Frame 1 (no input): blank canvas, image omitted
Frame 60 (no input): blank canvas, image omitted
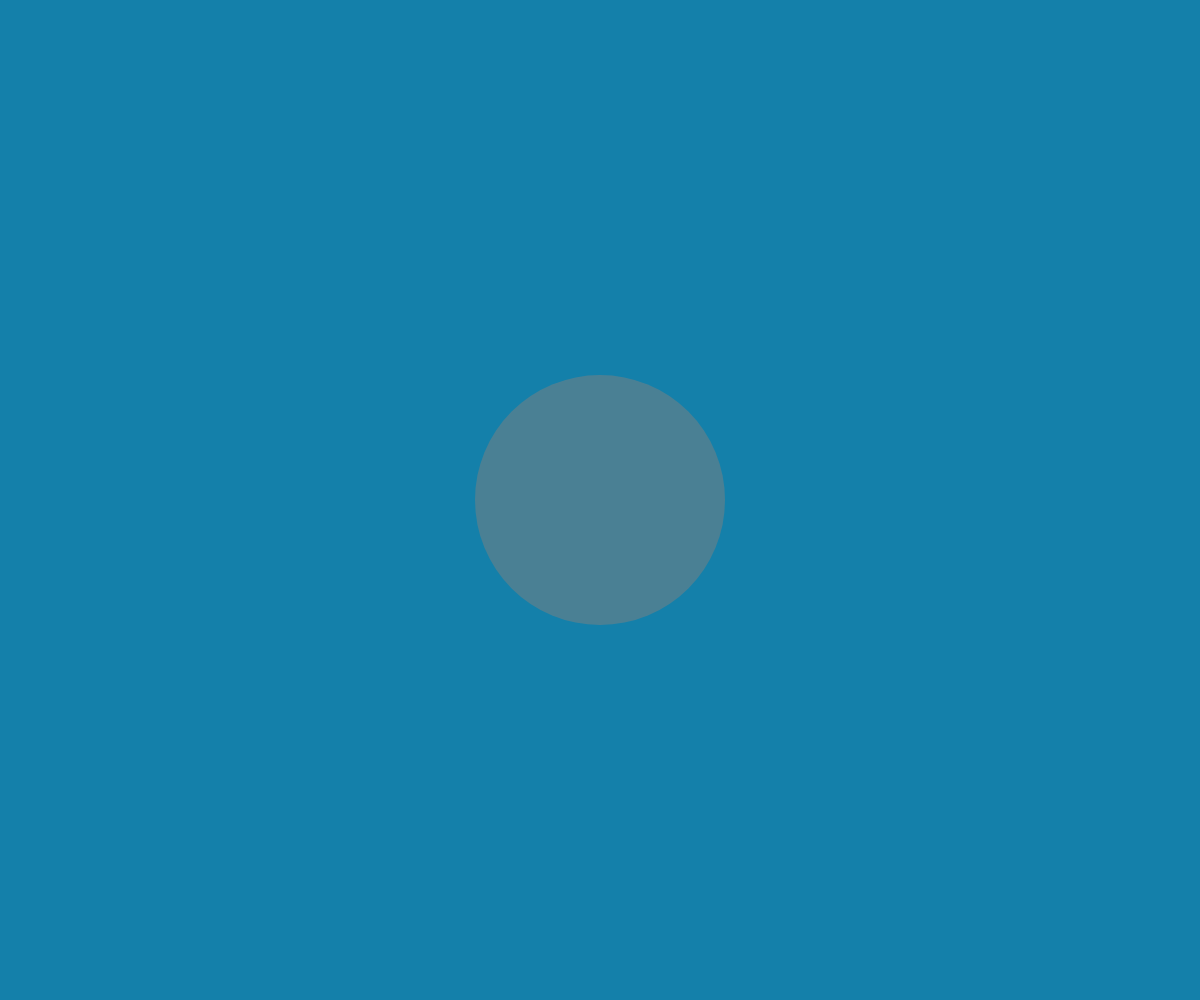
Frame 120 (the mouse pressed at the canvas centre since frame 60)

The p5.js sketch whose frames 1 and 60 were blank and that drew this single picture after the mouse press (run headless with seeded random() and noise() and a simulated clock; from frame 60 on, the mouse is pressed at the canvas centre):

// p5.js sketch
// ── sketch.js
// Learning Processing
// Daniel Shiffman
// http://www.learningprocessing.com

// Example 1-1: stroke and fill

var circle ={
A: 0,
B: 0,
C: 0,
D: 0,
};

var r = 255;
var b = 0;

var speed = 3;

function setup() {
  createCanvas(windowWidth, windowHeight);


  }

function draw() {

	b = map(mouseX, 0, windowWidth, 0, 255);
	r = map(mouseX, 0, windowWidth, 255, 0);
  background(20, r, 170);

noStroke();
 fill(r,b);
 ellipse(circle.A, 100, 80, 80);
  ellipse(circle.B, 300, 80, 80);
   ellipse(circle.C, 500, 80, 80);
    ellipse(circle.D, 700, 80, 80);
     ellipse(mouseX, mouseY, 250, 250);


 circle.A = circle.A +7;
  circle.B = circle.B +2;
   circle.C = circle.C +10;
    circle.D = circle.D +3;

}
